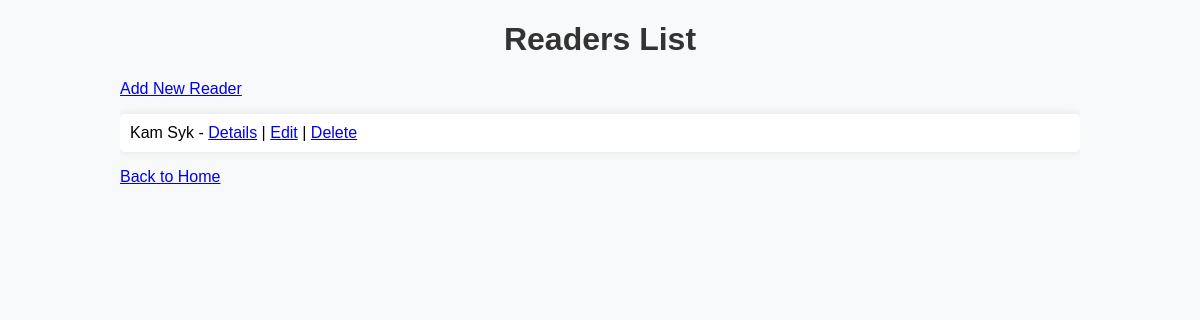
The page /readers (signed in) on the database as committed earlier.
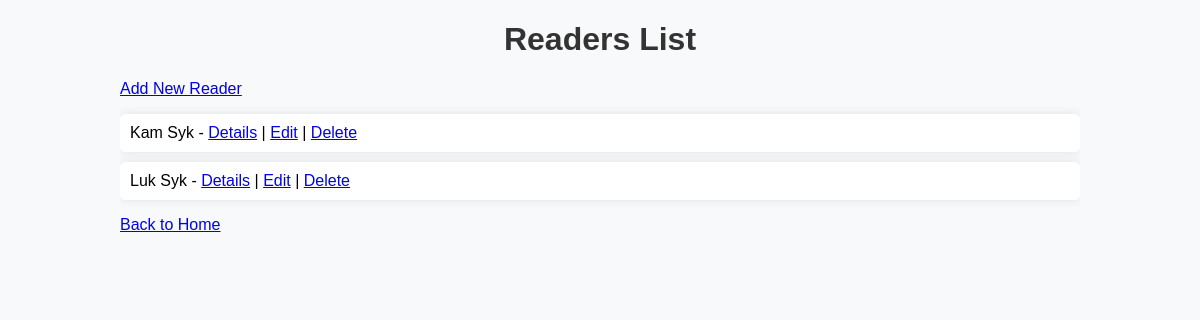
The same page on the database as committed later.
### tables this page shows
CREATE TABLE readers (
                            id INTEGER PRIMARY KEY AUTOINCREMENT,
                            name TEXT NOT NULL,
                            surname TEXT NOT NULL,
                            address TEXT NOT NULL,
                            phone TEXT NOT NULL,
                            email TEXT NOT NULL,
                            id_card TEXT NOT NULL,
                            UNIQUE(id_card));

### app.py (the view)
@app.route('/readers', methods=['GET', 'POST'])
@login_required
def readers():
    conn = get_db_connection()
    readers = conn.execute('SELECT * FROM readers').fetchall()
    conn.close()
    return render_template('readers.html', readers=readers)

### app.py (called while the page is built)
def get_db_connection():
    conn = sqlite3.connect('books.db')
    conn.row_factory = sqlite3.Row
    return conn

@login_manager.user_loader
def load_user(user_id):
    conn = get_db_connection()
    user = conn.execute('SELECT * FROM users WHERE id = ?', (user_id,)).fetchone()
    conn.close()
    if user:
        return User(id=user['id'], username=user['username'], password=user['password'])
    return None

### templates/readers.html (shortened to what this page needs)
<!DOCTYPE html>
<html>
<head>
    <link rel="stylesheet" href="{{ url_for('static', filename='style.css') }}">
</head>
<body>
    <div class="container">
        <h1>Readers List</h1>
        <a href="{{ url_for('add_reader') }}">Add New Reader</a>
        <ul>
            {% for reader in readers %}
            <li>{{ reader.name }} {{ reader.surname }} - <a href="{{ url_for('reader_details', reader_id=reader.id) }}">Details</a> | <a href="{{ url_for('edit_reader', reader_id=reader.id) }}">Edit</a> | <a href="{{ url_for('delete_reader', reader_id=reader.id) }}">Delete</a></li>
            {% endfor %}
        </ul>
        <a href="{{ url_for('index') }}">Back to Home</a>
    </div>
</body>
</html>

### static/style.css (style rules this page uses)
body { font-family: Arial, sans-serif; background-color: #f8f9fa; margin: 0; padding: 0; }
.container { width: 80%; margin: auto; overflow: hidden; }
h1, h2 { color: #333; text-align: center; }
ul { list-style-type: none; padding: 0; }
li { margin: 10px 0; padding: 10px; background: #fff; border-radius: 5px; box-shadow: 0 0 10px rgba(0,0,0,0.1); }

Rows that differ between the two databases and show on the page:
added readers: name "Luk", surname "Syk"
